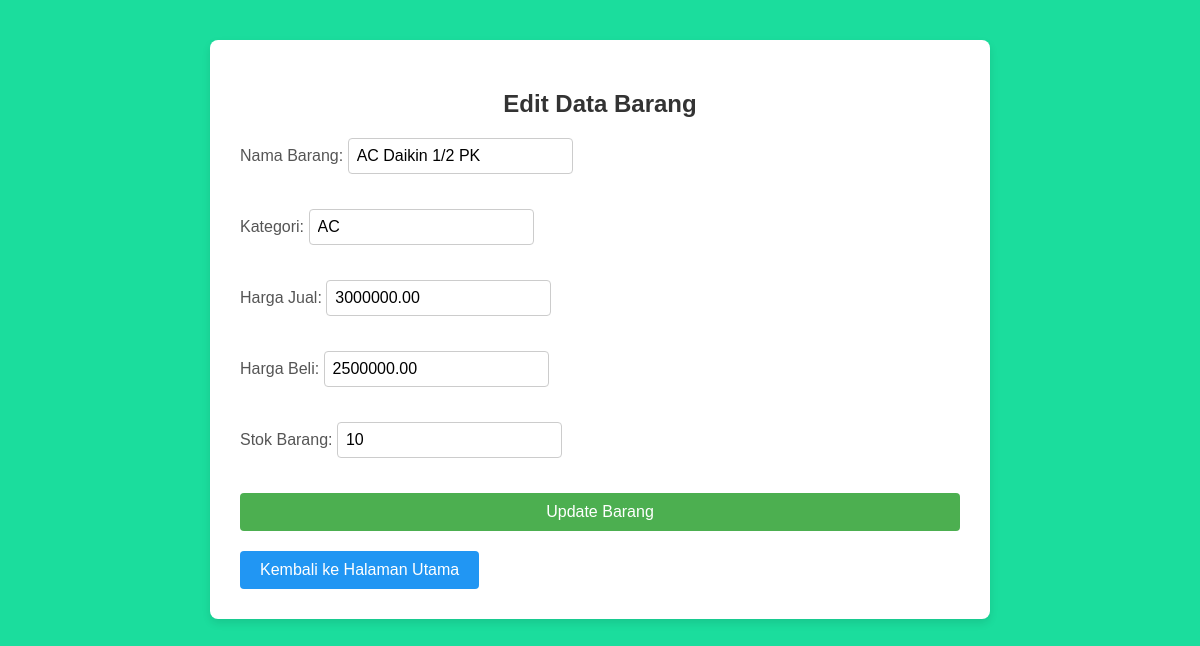
/edit_barang.php?id=2, run on the app's committed database.
### tables this page shows
CREATE TABLE `barang` (
  `id_barang` int(11) NOT NULL,
  `nama_barang` varchar(255) DEFAULT NULL,
  `kategori` varchar(255) DEFAULT NULL,
  `harga_jual` decimal(10,2) DEFAULT NULL,
  `harga_beli` decimal(10,2) DEFAULT NULL,
  `stok_barang` int(11) DEFAULT NULL
);

### edit_barang.php (the view, shortened to what this page needs)
<?php
$koneksi = mysqli_connect("localhost", "root", "", "web");
$id_barang = $_GET['id'];
$query = "SELECT * FROM barang WHERE id_barang = '$id_barang'";
$result = mysqli_query($koneksi, $query);
$row = mysqli_fetch_assoc($result);
echo "<!DOCTYPE html>
<html lang='en'>
<head>
</head>
<body>
    <div class='container'>
        <h2>Edit Data Barang</h2>
        <form method='POST'>
            <div class='form-group'>
                <label for='nama_barang'>Nama Barang:</label>
                <input type='text' name='nama_barang' value='{$row['nama_barang']}' required>
            </div>
            <div class='form-group'>
                <label for='kategori'>Kategori:</label>
                <input type='text' name='kategori' value='{$row['kategori']}' required>
            </div>
            <div class='form-group'>
                <label for='harga_jual'>Harga Jual:</label>
                <input type='number' name='harga_jual' value='{$row['harga_jual']}' required>
            </div>
            <div class='form-group'>
                <label for='harga_beli'>Harga Beli:</label>
                <input type='number' name='harga_beli' value='{$row['harga_beli']}' required>
            </div>
            <div class='form-group'>
                <label for='stok_barang'>Stok Barang:</label>
                <input type='number' name='stok_barang' value='{$row['stok_barang']}' required>
            </div>
            <input type='submit' name='submit' value='Update Barang'>
        </form>
        <a href='index.php' class='back-button'>Kembali ke Halaman Utama</a>
    </div>
</body>
</html>";
?>

### edit_barang.php (style rules this page uses)
body { font-family: 'Arial', sans-serif; background-color:rgb(27, 221, 157); margin: 0; padding: 0; }
.container { width: 60%; margin: 40px auto; background-color: #fff; padding: 30px; border-radius: 8px; box-shadow: 0 4px 8px rgba(0, 0, 0, 0.1); }
h2 { text-align: center; color: #333; }
form { display: flex; flex-direction: column; }
label { font-size: 16px; margin-bottom: 5px; color: #555; }
input[type='text'], input[type='number'] { padding: 8px; margin-bottom: 15px; font-size: 16px; border: 1px solid #ccc; border-radius: 4px; }
input[type='submit'] { padding: 10px; font-size: 16px; color: white; background-color: #4CAF50; border: none; border-radius: 4px; cursor: pointer; }
.back-button { display: inline-block; margin-top: 20px; text-align: center; text-decoration: none; background-color: #2196F3; color: white; padding: 10px 20px; border-radius: 4px; font-size: 16px; }
.form-group { margin-bottom: 20px; }

### data on the page
barang: nama_barang "AC Daikin 1/2 PK", kategori "AC", harga_jual "3000000.00", harga_beli "2500000.00", stok_barang "10"
